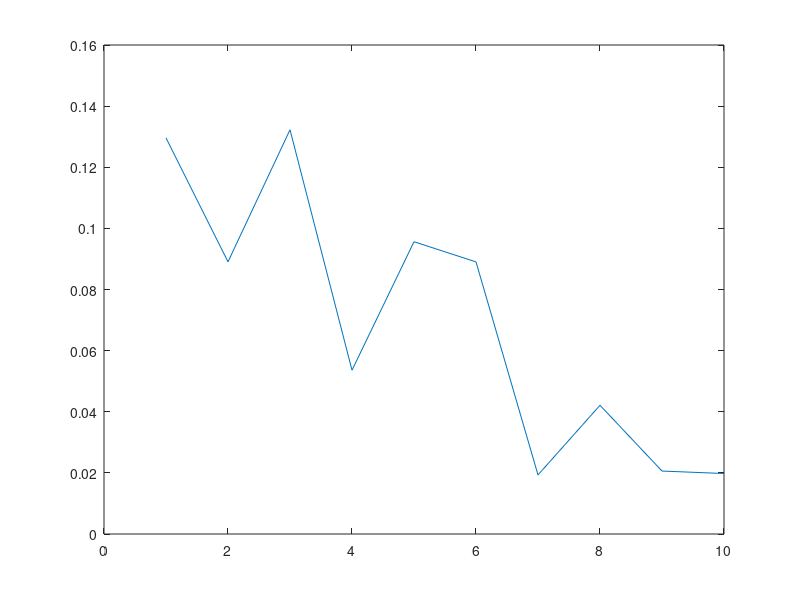

The MATLAB script that drew this image:
clc
clear
close all

p = 1:10;
predictions = zeros(1,length(p));

a = 3;
x_test = 0;


% numSamples taken from 'coeffs' in sim1. Dont know why this works
% but the results are fairly constant. Only in the beginning the estimation
% is 'too good'
for i = 1:length(p)
    nSamples = ceil( 1.4* exp(p(i) * 0.3));
    
    x_samples     = unifrnd(0, 1, [nSamples, p(i)]);
    x_samples_mag = sqrt(sum(x_samples.*x_samples, 2)); 
    y = exp(-a * x_samples_mag);

    x_closest = min(abs(x_samples_mag - x_test));
    predictions(i) = exp(-a * x_closest);

end

plot(p, predictions);

